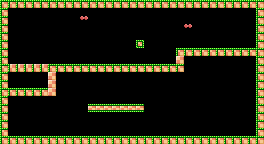

This game map was drawn from its Tiled (.tmx) file and the tilesets committed beside it. A one-line description and the full map source follow:
An orthogonal 33x18 tile map with 8x8 px tiles, 1 tile layer (Map).

<map version="1.5" tiledversion="2021.03.23" orientation="orthogonal" renderorder="right-down" width="33" height="18" tilewidth="8" tileheight="8" infinite="0" nextlayerid="4" nextobjectid="22">
  <tileset firstgid="1" source="tileset.tsx" />
  <layer id="1" name="Map" width="33" height="18">
    <data encoding="csv">
1,1,1,1,1,1,1,1,1,1,1,1,1,1,1,1,1,1,1,1,1,1,1,1,1,1,1,1,1,1,1,1,1,
1,0,0,0,0,0,0,0,0,0,0,0,0,0,0,0,0,0,0,0,0,0,0,0,0,0,0,0,0,0,0,0,1,
1,0,0,0,0,0,0,0,0,0,13,0,0,0,0,0,0,0,0,0,0,0,0,0,0,0,0,0,0,0,0,0,1,
1,0,0,0,0,0,0,0,0,0,0,0,0,0,0,0,0,0,0,0,0,0,0,13,0,0,0,0,0,0,0,0,1,
1,0,0,0,0,0,0,0,0,0,0,0,0,0,0,0,0,0,0,0,0,0,0,0,0,0,0,0,0,0,0,0,1,
1,0,0,0,0,0,0,0,0,0,0,0,0,0,0,0,0,12,0,0,0,0,0,0,0,0,0,0,0,0,0,0,1,
1,0,0,0,0,0,0,0,0,0,0,0,0,0,0,0,0,0,0,0,0,0,1,1,1,1,1,1,1,1,1,1,1,
1,0,0,0,0,0,0,0,0,0,0,0,0,0,0,0,0,0,0,0,0,0,5,0,0,0,0,0,0,0,0,0,1,
1,4,4,4,4,4,1,1,1,1,1,1,1,1,1,1,1,1,1,1,1,1,1,0,0,0,0,0,0,0,0,0,1,
1,0,0,0,0,0,5,0,0,0,0,0,0,0,0,0,0,0,0,0,0,0,0,0,0,0,0,0,0,0,0,0,1,
1,0,0,0,0,0,5,0,0,0,0,0,0,0,0,0,0,0,0,0,0,0,0,0,0,0,0,0,0,0,0,0,1,
1,1,1,1,1,1,5,0,0,0,0,0,0,0,0,0,0,0,0,0,0,0,0,0,0,0,0,0,0,0,0,0,1,
1,0,0,0,0,0,0,0,0,0,0,0,0,0,0,0,0,0,0,0,0,0,0,0,0,0,0,0,0,0,0,0,1,
1,0,0,0,0,0,0,0,0,0,0,10,10,10,10,10,10,10,0,0,0,0,0,0,0,0,0,0,0,0,0,0,1,
1,0,0,0,0,0,0,0,0,0,0,0,0,0,0,0,0,0,0,0,0,0,0,0,0,0,0,0,0,0,0,0,1,
1,0,0,0,0,0,0,0,0,0,0,0,0,0,0,0,0,0,0,0,0,0,0,0,0,0,0,0,0,0,0,0,1,
1,0,0,0,0,0,0,0,0,0,0,0,0,0,0,0,0,0,0,0,0,0,0,0,0,0,0,0,0,0,0,0,1,
1,1,1,1,1,1,1,1,1,1,1,1,1,1,1,1,1,1,1,1,1,1,1,1,1,1,1,1,1,1,1,1,1
</data>
  </layer>
</map>